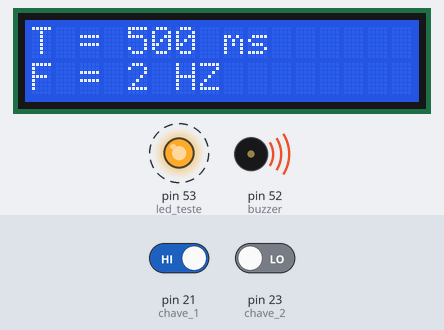
Simulated run of this sketch. Board: Arduino Mega 2560, built with avr-gcc and run on an emulated ATmega2560. Shown: 16×2 character LCD, output pins drawn as LEDs (lit = HIGH), buzzer (waves = sounding, pin HIGH). Dashed ring = blinking. The test bench sets the inputs (shaded band); at power-on: pin 21 (chave_1) HIGH, pin 23 (chave_2) LOW.

Above: at 1.2 s.
1.3 s: pin 21 (chave_1) driven LOW
At 2.3 s:
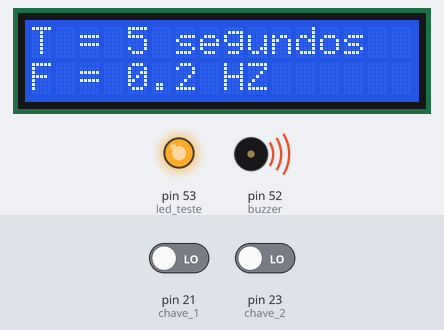
4.3 s: pin 23 (chave_2) driven HIGH
At 7.2 s:
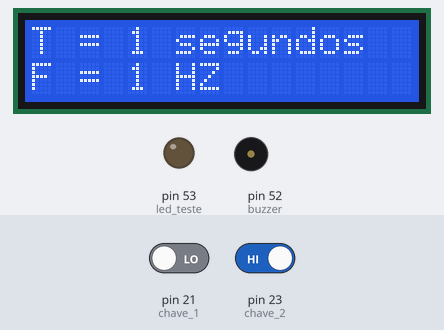
7.3 s: pin 21 (chave_1) driven HIGH
At 7.74 s:
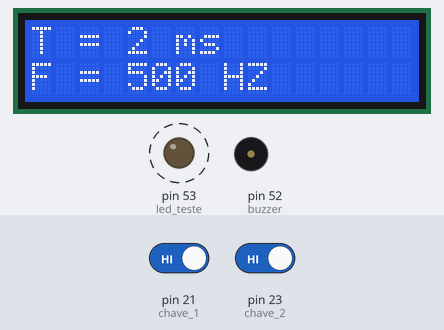
Timing chart, 0 to 15.0 s (numbered marks = the images above; inputs shaded):
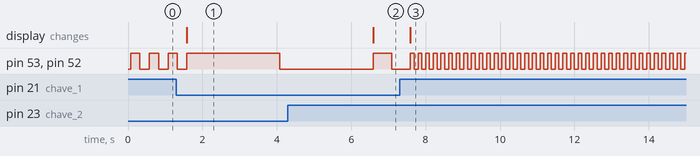

Measured:
- after the input at 1.3 s, the display: changes after 0.28 s (image 1)
- after the input at 4.3 s, the display: changes after 2.3 s (image 2)
- after the input at 7.3 s, pin 53 (led_teste), pin 52 (buzzer): alternates HIGH for 0.10 s and LOW for 0.10 s, starting after 0.39 s; the display: changes after 0.29 s (image 3)

The sketch:

Exercicio_10_Lcd.ino
```cpp
/* Gerador de onda quadrada com 4 saídas de frequência

Tab de frequências

ch1 ch0 Periodo Frequência

 0   0    5s      0,2Hz

 0   1    1s       1Hz

 1   0  500ms      2Hz

 1   1    2ms     500Hz


Ligações:

meio da Chave 1 (ch1) no pino 8 (cada ponta no VCC e no GND)

meio da Chave 0 (ch0) no pino 7 (cada ponta no VCC e no GND)

LED de saída e Buzzer (Alto Falante) no pino 13


Usando a biblioteca  LiquidCrystal Library para escrever no display LCD 16x2

Serve para qualquer display Hitachi com driver HD44780 driver e interface de 16 pinos.

  Ligações do display:


  * LCD RS pin to digital pin 12

  * LCD Enable pin to digital pin 11

  * LCD D4 pin to digital pin 5

  * LCD D5 pin to digital pin 4

  * LCD D6 pin to digital pin 3

  * LCD D7 pin to digital pin 2

  * LCD R/W pin to GND

  * LCD VSS pin to GND

  * LCD VCC pin to 5V

  * 10K resistor:

  * ends to +5V and ground

  * wiper to LCD VO pin (pin 3)


  http://www.arduino.cc/en/Tutorial/LiquidCrystal

*/
#include <LiquidCrystal.h>

int Periodo_1 = 2500;
int Periodo_2 = 500;
int Periodo_3 = 250;
int Periodo_4 = 100;

int chave_1 = 21;
int chave_2 = 23;

int buzzer = 52;
int led_teste = 53;

int Numero_Linhas = 2;
int Numero_Colunas = 16;

const int rs = 8, en = 9, D4 = 4, D5 = 5, D6 = 6, D7 = 7;
LiquidCrystal lcd(rs, en, D4, D5, D6, D7);

void setup(){
  lcd.begin(Numero_Colunas,Numero_Linhas);
  pinMode(buzzer,OUTPUT);
  pinMode(led_teste,OUTPUT);
  pinMode(chave_1,INPUT);
  pinMode(chave_2,INPUT);
}

void loop(){
  bool chave_1_b = digitalRead(chave_1);
  bool chave_2_b = digitalRead(chave_2);

  if (chave_1_b == false && chave_2_b == false){
    lcd.clear();
    lcd.setCursor(0,0);
    lcd.print("T = 5 segundos");
    lcd.setCursor(0,1);
    lcd.print("F = 0.2 HZ");

    digitalWrite(buzzer,HIGH);
    digitalWrite(led_teste,HIGH);
    delay(Periodo_1);
    digitalWrite(buzzer,LOW);
    digitalWrite(led_teste,LOW);
    delay(Periodo_1);
  }
  if (chave_2_b == true && chave_1_b == false){
    lcd.clear();
    lcd.setCursor(0,0);
    lcd.print("T = 1 segundos");
    lcd.setCursor(0,1);
    lcd.print("F = 1 HZ");

    digitalWrite(buzzer,HIGH);
    digitalWrite(led_teste,HIGH);
    delay(Periodo_2);
    digitalWrite(buzzer,LOW);
    digitalWrite(led_teste,LOW);
    delay(Periodo_2);
  }
  if (chave_1_b == true && chave_2_b == false){
    lcd.clear();
    lcd.setCursor(0,0);
    lcd.print("T = 500 ms");
    lcd.setCursor(0,1);
    lcd.print("F = 2 HZ");

    digitalWrite(buzzer,HIGH);
    digitalWrite(led_teste,HIGH);
    delay(Periodo_3);
    digitalWrite(buzzer,LOW);
    digitalWrite(led_teste,LOW);
    delay(Periodo_3);
  }
  if (chave_1_b == true && chave_2_b == true){
    lcd.clear();
    lcd.setCursor(0,0);
    lcd.print("T = 2 ms");
    lcd.setCursor(0,1);
    lcd.print("F = 500 HZ");

    digitalWrite(buzzer,HIGH);
    digitalWrite(led_teste,HIGH);
    delay(Periodo_4);
    digitalWrite(buzzer,LOW);
    digitalWrite(led_teste,LOW);
    delay(Periodo_4);
  }


}
```
